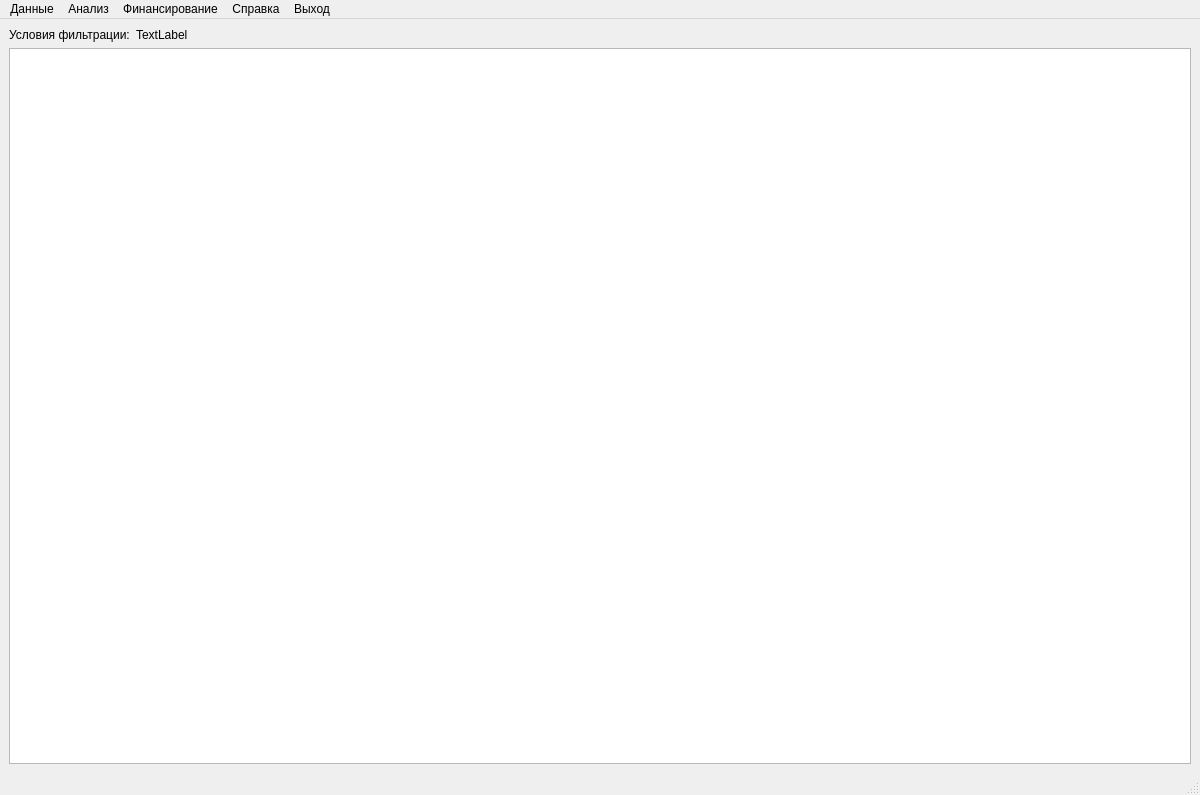
<?xml version="1.0" encoding="UTF-8"?>
<ui version="4.0">
 <class>HelpWindow</class>
 <widget class="QMainWindow" name="HelpWindow">
  <property name="geometry">
   <rect>
    <x>0</x>
    <y>0</y>
    <width>1200</width>
    <height>795</height>
   </rect>
  </property>
  <property name="mouseTracking">
   <bool>false</bool>
  </property>
  <property name="windowTitle">
   <string>Сопровождение конкурсов на соискание грантов — конкурсы</string>
  </property>
  <widget class="QWidget" name="centralwidget">
   <layout class="QGridLayout" name="gridLayout">
    <item row="2" column="0" colspan="4">
     <widget class="QTableView" name="tableView">
      <property name="selectionBehavior">
       <enum>QAbstractItemView::SelectItems</enum>
      </property>
      <attribute name="horizontalHeaderStretchLastSection">
       <bool>true</bool>
      </attribute>
     </widget>
    </item>
    <item row="0" column="0">
     <widget class="QLabel" name="label">
      <property name="sizePolicy">
       <sizepolicy hsizetype="Fixed" vsizetype="Preferred">
        <horstretch>0</horstretch>
        <verstretch>0</verstretch>
       </sizepolicy>
      </property>
      <property name="text">
       <string>Условия фильтрации:</string>
      </property>
     </widget>
    </item>
    <item row="0" column="1" colspan="2">
     <widget class="QLabel" name="filterlabel">
      <property name="text">
       <string>TextLabel</string>
      </property>
     </widget>
    </item>
   </layout>
  </widget>
  <widget class="QMenuBar" name="menubar">
   <property name="geometry">
    <rect>
     <x>0</x>
     <y>0</y>
     <width>1200</width>
     <height>21</height>
    </rect>
   </property>
   <widget class="QMenu" name="panel_data">
    <property name="title">
     <string>Данные</string>
    </property>
    <addaction name="panel_data_proj"/>
    <addaction name="panel_data_konk"/>
    <addaction name="panel_data_vuz"/>
   </widget>
   <widget class="QMenu" name="panel_analysis">
    <property name="title">
     <string>Анализ</string>
    </property>
    <addaction name="panel_analysis_vuz"/>
    <addaction name="panel_analysis_konk"/>
    <addaction name="panel_analysis_subj"/>
   </widget>
   <widget class="QMenu" name="panel_finance">
    <property name="title">
     <string>Финансирование</string>
    </property>
    <addaction name="panel_finance_action"/>
   </widget>
   <widget class="QMenu" name="panel_help">
    <property name="mouseTracking">
     <bool>true</bool>
    </property>
    <property name="title">
     <string>Справка</string>
    </property>
    <addaction name="panel_help_view"/>
    <addaction name="separator"/>
    <addaction name="panel_help_prog"/>
   </widget>
   <widget class="QMenu" name="panel_exit">
    <property name="title">
     <string>Выход</string>
    </property>
    <addaction name="panel_exit_action"/>
   </widget>
   <addaction name="panel_data"/>
   <addaction name="panel_analysis"/>
   <addaction name="panel_finance"/>
   <addaction name="panel_help"/>
   <addaction name="panel_exit"/>
  </widget>
  <widget class="QStatusBar" name="statusbar"/>
  <action name="panel_data_proj">
   <property name="text">
    <string>Проекты</string>
   </property>
  </action>
  <action name="panel_data_konk">
   <property name="checkable">
    <bool>false</bool>
   </property>
   <property name="text">
    <string>Конкурсы</string>
   </property>
  </action>
  <action name="panel_data_vuz">
   <property name="text">
    <string>Вузы</string>
   </property>
  </action>
  <action name="panel_help_view">
   <property name="text">
    <string>Просмотреть справку</string>
   </property>
  </action>
  <action name="panel_help_prog">
   <property name="text">
    <string>О программе</string>
   </property>
  </action>
  <action name="panel_exit_action">
   <property name="text">
    <string>Выход</string>
   </property>
  </action>
  <action name="panel_analysis_vuz">
   <property name="text">
    <string>по вузам</string>
   </property>
  </action>
  <action name="panel_analysis_konk">
   <property name="text">
    <string>по конкурсам</string>
   </property>
  </action>
  <action name="panel_analysis_subj">
   <property name="text">
    <string>по субъектам РФ</string>
   </property>
  </action>
  <action name="panel_finance_action">
   <property name="text">
    <string>Финансирование</string>
   </property>
  </action>
 </widget>
 <resources/>
 <connections/>
</ui>
